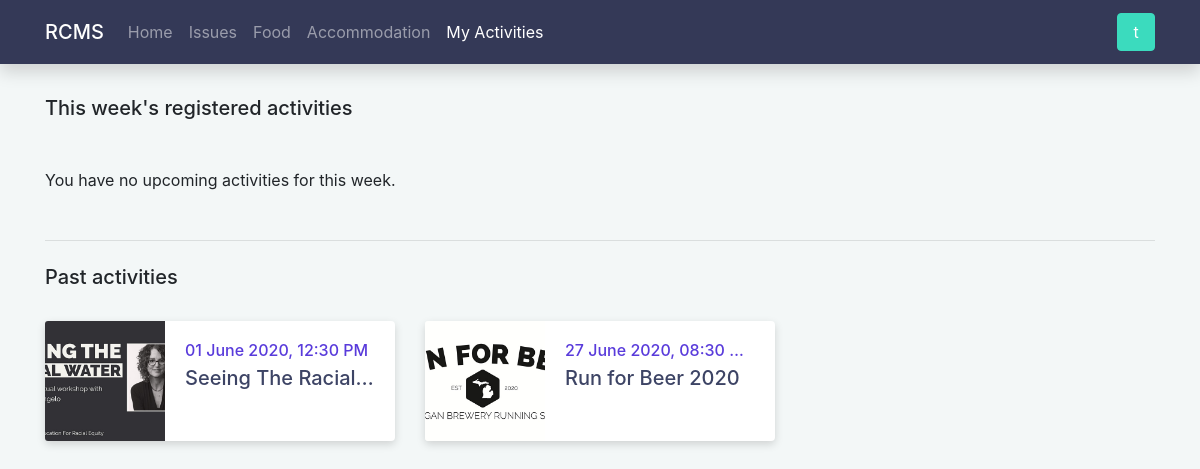
Page /my-activities (signed in) on the earlier database version.
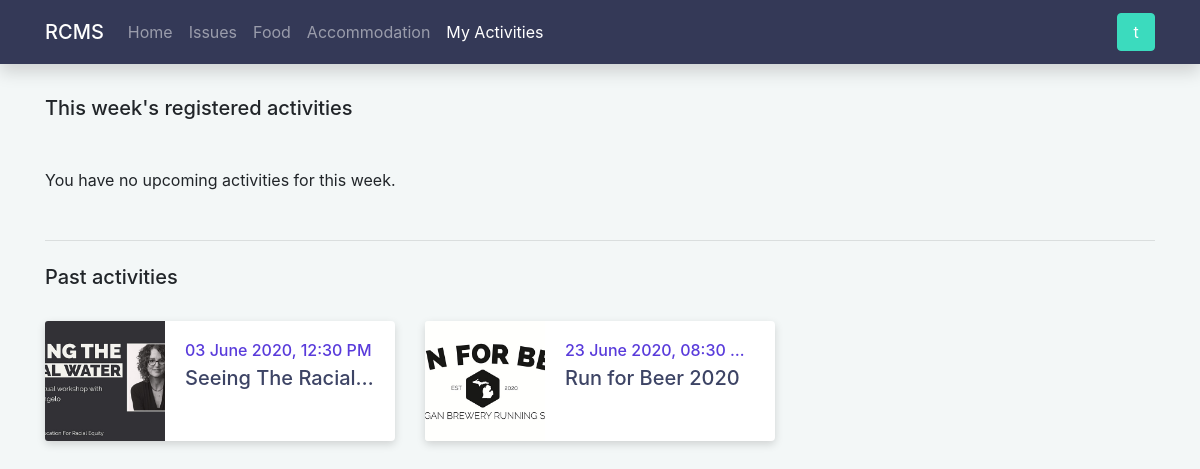
Same page on the later database version.
### tables this page shows
CREATE TABLE user_activity
(
    user_id     INTEGER UNSIGNED NOT NULL,
    activity_id INTEGER UNSIGNED NOT NULL,
    created_at  TIMESTAMP        NOT NULL DEFAULT CURRENT_TIMESTAMP,
    PRIMARY KEY (user_id, activity_id),
    FOREIGN KEY (user_id) REFERENCES student (id) ON DELETE CASCADE ON UPDATE CASCADE,
    FOREIGN KEY (activity_id) REFERENCES activity (id) ON DELETE CASCADE ON UPDATE CASCADE
);

CREATE TABLE activity
(
    id                    INTEGER UNSIGNED AUTO_INCREMENT PRIMARY KEY,
    name                  VARCHAR(200)  NOT NULL,
    img                   VARCHAR(2083) NOT NULL,
    venue                 VARCHAR(200)  NOT NULL,
    description           VARCHAR(5000) NOT NULL,
    activity_date         DATETIME      NOT NULL,
    registration_deadline DATETIME      NOT NULL
);

### src/models/UserActivityModel.php (called while the page is built, shortened)
<?php
class UserActivityModel
{
    private PDO $connection;
    public function __construct(PDO $connection)
    {
        $this->connection = $connection;
    }
    public function getAllRegisteredActivities(int $userId): array
    {
        try {
            $stmt = $this->connection->prepare('SELECT activity_id, img, name, activity_date FROM user_activity INNER JOIN activity ON user_activity.activity_id = activity.id WHERE user_activity.user_id = ? ORDER BY activity_date');
            $stmt->execute([$userId]);
            $data = $stmt->fetchAll();
            return $data;
        } catch (PDOException $exception) {
            error_log('UserActivityModel: getAllRegisteredActivities: ' . $exception->getMessage() . 'userId: ' . $userId);
            throw $exception;
        }
    }
}

### src/models/Database.php (called while the page is built, shortened)
<?php
class Database
{
    private ?PDO $connection;
    private string $dbname;
    private string $username;
    private string $password;
    private string $host;
    private string $port;
    private string $charset;
    public function __construct(string $dbname, string $username, string $password, string $host = 'localhost', string $port = '3306', string $charset = 'utf8mb4')
    {
        $this->dbname = $dbname;
        $this->username = $username;
        $this->password = $password;
        $this->host = $host;
        $this->port = $port;
        $this->charset = $charset;
    }
    public function getConnection(): PDO
    {
        if (!isset($this->connection)) {
            $dsn = "mysql:dbname=$this->dbname;host=$this->host;port=$this->port;charset=$this->charset";
            $options = [
                PDO::ATTR_DEFAULT_FETCH_MODE => PDO::FETCH_ASSOC,
                PDO::ATTR_ERRMODE => PDO::ERRMODE_EXCEPTION,
                PDO::ATTR_EMULATE_PREPARES => false,
                PDO::MYSQL_ATTR_FOUND_ROWS => true,
            ];
            try {
                $this->connection = new PDO($dsn, $this->username, $this->password, $options);
            } catch (PDOException $e) {
                throw $e;
            }
        }
        return $this->connection;
    }
}

### src/modules/activity/my-activities.php (the view, shortened to what the changed rows need)
<?php
include '../src/templates/header.php';
include '../src/models/UserActivityModel.php';
if (isset($_SESSION['user_id'])) {
    $db = new Database(DATABASE_NAME, DATABASE_USERNAME, DATABASE_PASSWORD);
    $server_err = false;
    try {
        $user_activity_model = new UserActivityModel($db->getConnection());
        $registered_activities = $user_activity_model->getAllRegisteredActivities($_SESSION['user_id']);
    } catch (PDOException $exception) {
        $server_err = true;
    }
    if (!empty($registered_activities)) {
        $this_week_activities = [];
        $past_activities = [];
        $next_monday = date('Y-m-d', strtotime('monday next week'));
        $today = date('Y-m-d');
        foreach ($registered_activities as $key => $value) {
            if ($value['activity_date'] < $today) {
                array_push($past_activities, $value);
                unset($registered_activities[$key]);
            } else if ($value['activity_date'] < $next_monday) {
                array_push($this_week_activities, $value);
                unset($registered_activities[$key]);
            }
        }
    }
}
?>
<main class="container">
    <?php if (isset($_SESSION['user_id'])) : ?>
        <?php if (!$server_err) : ?>
            <?php if (!empty($registered_activities) || !empty($this_week_activities) || !empty($past_activities)): ?>
                <?php if (!empty($past_activities)): ?>
                    <div class="row">
                        <?php foreach ($past_activities as $activity) : ?>
                            <div class="col-lg-4">
                                <div class="card raised-card flex-row mt-4">
                                    <img class="card-img-left" src="<?= $activity['img'] ?>">
                                    <div class="card-body details-sm">
                                        <h6 class="card-title text-truncate text-primary-purple "><?= date('d F Y, h:i A ', strtotime($activity['activity_date'])) ?></h6>
                                        <h5 class="card-subtitle text-truncate text-primary"><?= $activity['name'] ?></h5>
                                    </div>
                                </div>
                            </div>
                        <?php endforeach; ?>
                    </div>
                <?php endif; ?>
            <?php endif; ?>
        <?php else: include '../src/templates/server_err.php'; endif; ?>
    <?php else : include '../src/templates/acc_req.php'; endif; ?>
</main>
<?php include '../src/templates/footer.php' ?>

Differences in the rows shown:
changed through a linked row, user_activity "Seeing The Racial…": activity.activity_date "01 June 2020, 12:30 PM" → "03 June 2020, 12:30 PM"
changed through a linked row, user_activity: activity.activity_date "27 June 2020, 08:30 AM" → "23 June 2020, 08:30 AM"
